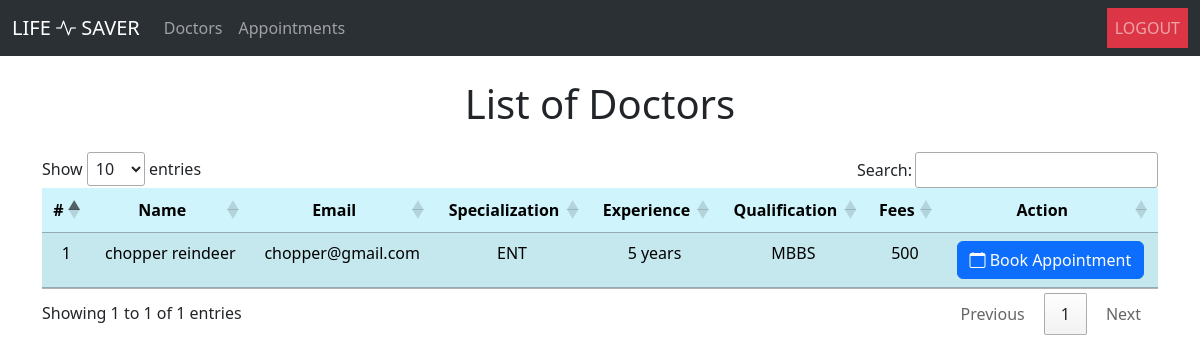
The page /patient/doctors/ (signed in) on the database its author committed.
### life_saver_doctor/models.py (models this page shows, shortened)
class Doctor(models.Model):
    user = models.OneToOneField(User, on_delete=models.CASCADE, primary_key=True)
    specialization = models.CharField(max_length=30)
    experience = models.IntegerField()
    qualification = models.CharField(max_length=30)
    fees = models.IntegerField()
    is_verified = models.BooleanField(default=False)
    is_profile_complete = models.BooleanField(default=False)

### life_saver_user_auth/models.py (models this page shows, shortened)
class User(models.Model):
    first_name = models.CharField(max_length=30)
    last_name = models.CharField(max_length=30)
    email = models.EmailField(unique=True)
    phone = models.CharField(max_length=10)
    password = models.CharField(max_length=30)
    role = models.CharField(max_length=30)

### life_saver_patient/views.py (the view)
# urls.py: path('doctors/', doctors, name='doctors_admin'),
def doctors(request):
    if check_session(request):
        if check_profile_completion(request):
            patient = Patient.objects.get(user__id=request.session['user'])
            doctors = Doctor.objects.filter(is_verified=True)
            return render(request, 'doctors_patient.html', {'user': patient, 'doctors': doctors})
        return redirect('profile_completion_patient')
    return redirect('login')

### life_saver_patient/views.py (called while the page is built)
def check_session(request):
    if request.session.has_key('user'):
        user = User.objects.get(id=request.session['user'])
        if user.role == 'patient':
            return True
    return False

def check_profile_completion(request):
    try:
        patient = Patient.objects.get(user__id=request.session['user'])
        if patient.is_profile_complete:
            return True
        return False
    except:
        return False

### life_saver_patient/templates/doctors_patient.html
{% extends 'base_patient.html' %}
{% block content %}
<div class="container">
    <h1 class="text-center my-4">List of Doctors</h1>
    <table id="myTable" class="table table-striped table-info">
        <thead>
            <tr>
                <th class="text-center">#</th>
                <th class="text-center">Name</th>
                <th class="text-center">Email</th>
                <th class="text-center">Specialization</th>
                <th class="text-center">Experience</th>
                <th class="text-center">Qualification</th>
                <th class="text-center">Fees</th>
                <th class="text-center">Action</th>
            </tr>
        </thead>
        <tbody>
            {% for doctor in doctors %}
            <tr class="text-center">
                <td>{{ forloop.counter }}</td>
                <td>{{ doctor.user.first_name }} {{ doctor.user.last_name }}</td>
                <td>{{ doctor.user.email }}</td>
                <td>{{ doctor.specialization }}</td>
                <td>{{ doctor.experience }} years</td>
                <td>{{ doctor.qualification }}</td>
                <td>{{ doctor.fees }}</td>
                <td>
                    <a href="{% url 'book_appointment_patient' doctor.user.id %}" class="btn btn-primary"><i class="bi bi-calendar"></i> Book Appointment</a>
                </td>
            </tr>
            {% endfor %}
        </tbody>
    </table>
</div>
{% endblock %}

### rows shown on the page
Doctor: user.first_name "chopper", user.last_name "reindeer", user.email "chopper@gmail.com", specialization "ENT", experience "5", qualification "MBBS", fees "500"
